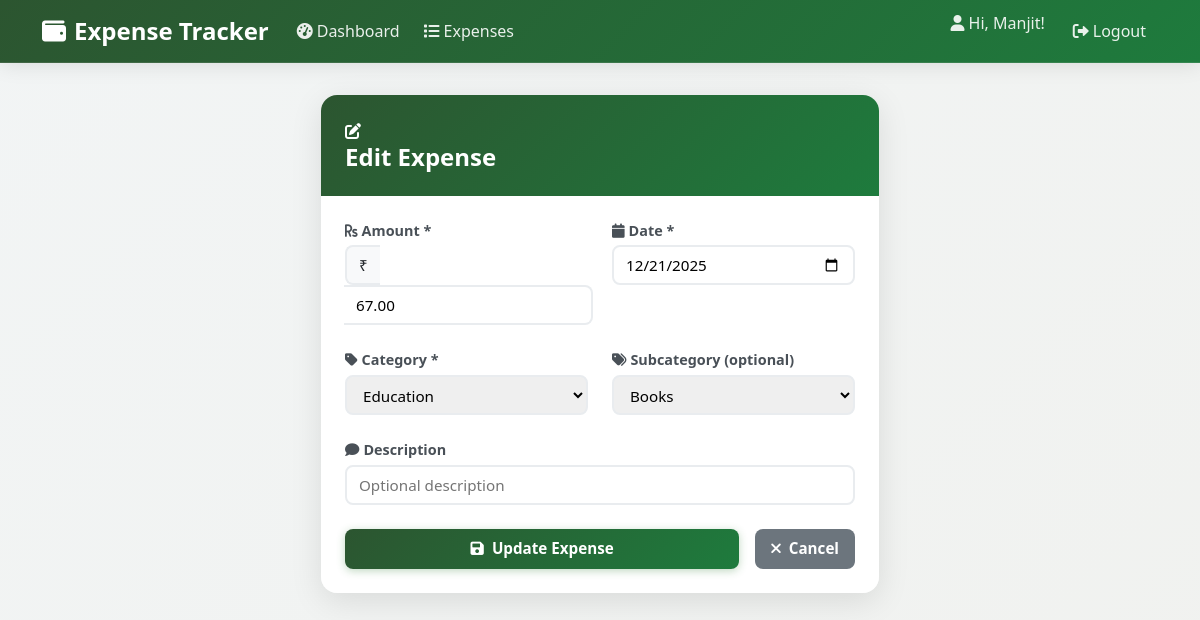
Page /expenses/10/edit/ (signed in) on the committed database.
### ledger/models.py (models this page shows, shortened)
class Expense(models.Model):
    user = models.ForeignKey(settings.AUTH_USER_MODEL, on_delete=models.CASCADE)
    category = models.ForeignKey(Category, on_delete=models.CASCADE, null=True, blank=True)
    subcategory = models.ForeignKey(Subcategory, on_delete=models.SET_NULL, null=True, blank=True)
    amount = models.DecimalField(max_digits=10, decimal_places=2, validators=[MinValueValidator(0.01)])
    description = models.CharField(max_length=255, blank=True)
    date = models.DateField()
    created_at = models.DateTimeField(auto_now_add=True)
    class Meta:
        ordering = ['-date', '-created_at']

### ledger/views.py (the view)
# urls.py: path('expenses/<int:pk>/edit/', views.ExpenseUpdateView.as_view(), name='expense_update'),
class ExpenseUpdateView(LoginRequiredMixin, UpdateView):
    model = Expense
    form_class = ExpenseForm
    template_name = 'ledger/expense_form.html'
    success_url = reverse_lazy('expense_list')
    def get_form_kwargs(self):
        kwargs = super().get_form_kwargs()
        kwargs['user'] = self.request.user
        return kwargs
    def get_context_data(self, **kwargs):
        context = super().get_context_data(**kwargs)
        context['subcategory_category_map'] = getattr(context['form'], 'subcategory_category_map', {})
        return context
    def get_queryset(self):
        return Expense.objects.filter(user=self.request.user)

### ledger/models.py (called while the page is built)
    def __str__(self):
        return self.name

### ledger/templates/ledger/expense_form.html (shortened to what this page needs)
{% extends 'ledger/base.html' %}
{% block content %}
<div class="row justify-content-center">
    <div class="col-lg-8 col-xl-6">
        <div class="card-custom">
            <div class="card-header-custom">
                <i class="fas fa-{% if form.instance.pk %}edit{% else %}plus-circle{% endif %} me-2"></i>
                <h4 class="mb-0">{% if form.instance.pk %}Edit{% else %}Add{% endif %} Expense</h4>
            </div>
            <div class="card-body p-4">
                <form method="post" action="">
                    <div class="row g-4">
                        <div class="col-md-6">
                            <div class="form-group-aligned">
                                <label for="{{ form.amount.id_for_label }}" class="form-label-custom">
                                    <i class="fas fa-rupee-sign me-1"></i>Amount *
                                </label>
                                <div class="input-group">
                                    <span class="input-group-text">₹</span>
                                    {{ form.amount }}
                                </div>
                            </div>
                        </div>
                        <div class="col-md-6">
                            <div class="form-group-aligned">
                                <label for="{{ form.date.id_for_label }}" class="form-label-custom">
                                    <i class="fas fa-calendar me-1"></i>Date *
                                </label>
                                {{ form.date }}
                            </div>
                        </div>
                        <div class="col-md-6">
                            <div class="form-group-aligned">
                                <label for="{{ form.category.id_for_label }}" class="form-label-custom">
                                    <i class="fas fa-tag me-1"></i>Category *
                                </label>
                                {{ form.category }}
                            </div>
                        </div>
                        <div class="col-md-6">
                            <div class="form-group-aligned">
                                <label for="{{ form.subcategory.id_for_label }}" class="form-label-custom">
                                    <i class="fas fa-tags me-1"></i>Subcategory (optional)
                                </label>
                                {{ form.subcategory }}
                            </div>
                        </div>
                        <div class="col-12">
                            <div class="form-group-aligned">
                                <label for="{{ form.description.id_for_label }}" class="form-label-custom">
                                    <i class="fas fa-comment me-1"></i>Description
                                </label>
                                {{ form.description }}
                            </div>
                        </div>
                    </div>
                    <div class="d-flex gap-3 mt-4">
                        <button type="submit" class="btn btn-custom-primary flex-fill">
                            <i class="fas fa-save me-2"></i>{% if form.instance.pk %}Update{% else %}Add{% endif %} Expense
                        </button>
                        <a href="{% url 'expense_list' %}" class="btn btn-custom-secondary">
                            <i class="fas fa-times me-2"></i>Cancel
                        </a>
                    </div>
                </form>
            </div>
        </div>
    </div>
</div>
{% endblock %}

### ledger/templates/ledger/base.html (shortened to what this page needs)
{% load static %}
<!DOCTYPE html>
<html lang="en">
<head>
    <link href="https://cdn.jsdelivr.net/npm/bootstrap@5.3.0/dist/css/bootstrap.min.css" rel="stylesheet">
    <link rel="stylesheet" href="https://cdnjs.cloudflare.com/ajax/libs/font-awesome/6.0.0/css/all.min.css">
</head>
<body>
    <nav class="navbar navbar-expand-lg navbar-custom">
        <div class="container">
            <a class="navbar-brand" href="{% url 'dashboard' %}">
                <i class="fas fa-wallet me-2"></i>Expense Tracker
            </a>
            <div class="collapse navbar-collapse" id="navbarNav">
                <ul class="navbar-nav me-auto">
                    <li class="nav-item">
                        <a class="nav-link" href="{% url 'dashboard' %}">
                            <i class="fas fa-tachometer-alt me-1"></i>Dashboard
                        </a>
                    </li>
                    <li class="nav-item">
                        <a class="nav-link" href="{% url 'expense_list' %}">
                            <i class="fas fa-list me-1"></i>Expenses
                        </a>
                    </li>
                </ul>
                <ul class="navbar-nav">
                    {% if user.is_authenticated %}
                        <li class="nav-item">
                            <span class="navbar-text me-3">
                                <i class="fas fa-user me-1"></i>Hi, {{ user.first_name|default:user.username }}!
                            </span>
                        </li>
                        <li class="nav-item">
                            <a class="nav-link" href="{% url 'logout' %}">
                                <i class="fas fa-sign-out-alt me-1"></i>Logout
                            </a>
                        </li>
                    {% else %}
                        <li class="nav-item">
                            <a class="nav-link" href="{% url 'login' %}">
                                <i class="fas fa-sign-in-alt me-1"></i>Login
                            </a>
                        </li>
                    {% endif %}
                </ul>
            </div>
        </div>
    </nav>
    <main class="container main-content">
        {% block content %}{% endblock %}
    </main>
</body>
</html>

### ledger/templates/ledger/base.html (style rules this page uses)
:root { --primary-green: #2c5530; --secondary-green: #1e7b3d; --light-green: #e8f5e8; --accent-green: #4caf50; }
body { background: linear-gradient(135deg, rgba(188, 205, 199, 0.1) 0%, rgba(173, 176, 143, 0.1) 100%), #f8f9fa; min-height: 100vh; font-family: 'Segoe UI', Tahoma, Geneva, Verdana, sans-serif; }
.navbar-custom { background: linear-gradient(135deg, var(--primary-green) 0%, var(--secondary-green) 100%); backdrop-filter: blur(20px); border-bottom: 1px solid rgba(255, 255, 255, 0.1); box-shadow: 0 2px 20px rgba(0, 0, 0, 0.1); }
.navbar-brand { font-weight: 700; font-size: 1.5rem; color: white !important; }
.nav-link { font-weight: 500; color: rgba(255, 255, 255, 0.9) !important; transition: all 0.3s ease; padding: 0.5rem 1rem; border-radius: 8px; margin: 0 0.25rem; }
.navbar-text { color: rgba(255, 255, 255, 0.9) !important; font-weight: 500; }
.main-content { padding: 2rem 0; min-height: calc(100vh - 76px); }
.card-custom { background: rgba(255, 255, 255, 0.95); backdrop-filter: blur(10px); border: none; border-radius: 16px; box-shadow: 0 8px 32px rgba(0, 0, 0, 0.1); transition: all 0.3s ease; }
.card-header-custom { background: linear-gradient(135deg, var(--primary-green) 0%, var(--secondary-green) 100%); color: white; border: none; border-radius: 16px 16px 0 0 !important; padding: 1.5rem; }
.card-header-custom h4, .card-header-custom h5 { margin: 0; font-weight: 600; }
.btn-custom-primary { background: linear-gradient(135deg, var(--primary-green) 0%, var(--secondary-green) 100%); border: none; border-radius: 8px; padding: 0.5rem 1rem; font-weight: 600; color: white; transition: all 0.3s ease; height: 40px; font-size: 0.95rem; box-shadow: 0 2px 8px rgba(46, 125, 50, 0.3); }
.btn-custom-secondary { background: #6c757d; border: none; border-radius: 8px; padding: 0.5rem 1rem; font-weight: 600; color: white; transition: all 0.3s ease; height: 40px; font-size: 0.95rem; }
.form-control-custom { border-radius: 8px; border: 2px solid #e9ecef; padding: 0.5rem 0.75rem; font-size: 0.95rem; transition: all 0.3s ease; height: 40px !important; min-height: 40px !important; max-height: 40px !important; line-height: 1.4; }
.form-select-custom { border-radius: 8px; border: 2px solid #e9ecef; padding: 0.5rem 0.75rem; font-size: 0.95rem; transition: all 0.3s ease; height: 40px !important; min-height: 40px !important; max-height: 40px !important; line-height: 1.4; background-position: right 0.75rem center; overflow: hidden; }
.form-select-custom option { padding: 0.25rem; font-size: 0.95rem; }
select.form-select-custom { -webkit-appearance: menulist; -moz-appearance: menulist; appearance: menulist; box-sizing: border-box !important; }
.form-group-aligned { display: flex; flex-direction: column; height: auto; }
.form-group-aligned .form-label-custom { margin-bottom: 0.25rem; font-size: 0.9rem; }
.form-group-aligned .form-control-custom, .form-group-aligned .form-select-custom { flex: 1; }
.input-group .input-group-text { height: 40px; border-radius: 8px 0 0 8px; border: 2px solid #e9ecef; border-right: none; background: #f8f9fa; font-size: 0.95rem; }
.input-group .form-control-custom { border-radius: 0 8px 8px 0; border-left: none; }
.form-label-custom { font-weight: 600; color: #495057; margin-bottom: 0.5rem; }

### rows in the picture
Expense: amount "67.00", date "12/21/2025", category "Education", subcategory "Books"

### other values in the picture
{{ user.first_name|default:user.username }} "Manjit"
